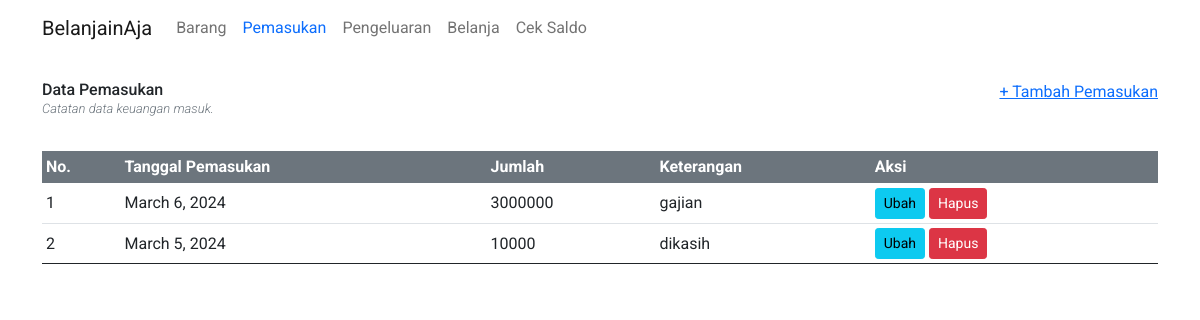
The app's page /belanjainaja/deposit/, older data.
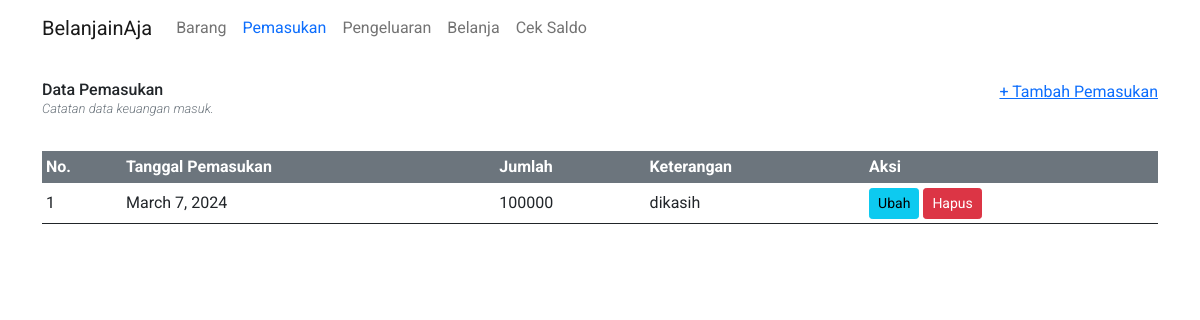
The same page, newer data.
### belanjainaja/models.py (models this page shows)
class Deposit(models.Model):
    saved_on = models.DateField()
    amount = models.BigIntegerField()
    description = models.CharField(max_length=500, )

### belanjainaja/views/deposit/__init__.py (the view)
# urls.py: path("", views.index, name="index"),
def index(request):
    latest_deposit_list = Deposit.objects.all()
    context = {
        "latest_deposit_list": latest_deposit_list
    }
    return render(request, "belanjainaja/deposit/index.html", context=context)

### belanjainaja/templates/belanjainaja/deposit/index.html (shortened to what this page needs)
{% extends "belanjainaja/base.html" %}
{% block content %}
<div class="d-flex justify-content-between mb-3">
  <div>
    <h6 class="mb-0">Data Pemasukan</h6>
    <p class="text-secondary mt-0 fst-italic fw-light" style="font-size: 13px;">Catatan data keuangan masuk.</p>
  </div>
  <a href="{% url 'belanja:deposit.create' %}">+ Tambah Pemasukan</a>
</div>
{% if not latest_deposit_list %}
<p>data not available.</p>
{% else %}
<div class="table-responsive">
  <table class="table table-sm align-middle">
    <thead class="bg-secondary text-white">
      <tr>
        <th>No.</th>
        <th>Tanggal Pemasukan</th>
        <th>Jumlah</th>
        <th>Keterangan</th>
        <th>Aksi</th>
      </tr>
    </thead>
    <tbody class="table-group-divider">
      {% for deposit in latest_deposit_list %}
      <tr>
        <td scope="row">{{forloop.counter}}</td>
        <td>{{deposit.saved_on}}</td>
        <td>{{deposit.amount}}</td>
        <td>{{deposit.description}}</td>
        <td class="d-flex justify-center align-items-center">
          <a href="{% url 'belanja:deposit.update' deposit.id %}" class="btn btn-sm btn-info me-1">Ubah</a>
          <form action="{% url 'belanja:deposit.delete' deposit.id %}" method="POST" class="mb-0">
            <button type="submit" class="btn btn-sm btn-danger">Hapus</button>
          </form>
        </td>
      </tr>
      {% endfor %}
    </tbody>
  </table>
</div>
{% endif %}
{% endblock %}

Row changes from the older to the newer data that the page shows:
removed Deposit: saved_on "March 6, 2024", amount "3000000", description "gajian"
removed Deposit: saved_on "March 5, 2024", amount "10000", description "dikasih"
added Deposit: saved_on "March 7, 2024", amount "100000", description "dikasih"
